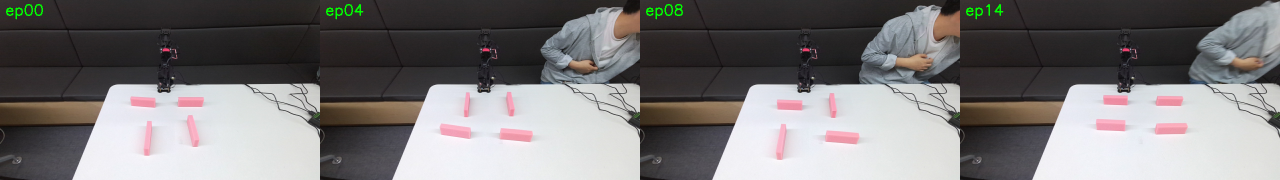
#> input picture claudedocs/gamma_layouts_sample_4.png, 2560 x 360 px (shown at 1/2 size)
$ python -i cyl34_top_view_d370_d369_project_root_import_preflight_visual_resume.py   (imports and definitions only)
#> lines starting #> are read from the running program, lines starting #| are printed output that depends on the picture
#!/usr/bin/env python3
"""D370: resume D369's frozen presentation after proving direct-script import bootstrap.

This is observability-only.  Domain/display inputs are immutable D368 evidence plus the eight
frozen D369 partial artifacts.  No geometry is decoded or generated and no Isaac/PhysX module is
imported.  The sole new variable is the production-command repo-root import preflight.
"""

from __future__ import annotations

import argparse
import colorsys
import hashlib
import importlib.metadata
import io
import json
import os
import re
import shutil
import socket
import subprocess
import sys
import time
import traceback
from pathlib import Path
from typing import Any


REPO = Path(__file__).resolve().parents[1]
HARNESS = Path(__file__).resolve()
BOOTSTRAP_ENV = "D370_REPO_ROOT_BOOTSTRAP"
BOOTSTRAP_MODE = os.environ.get(BOOTSTRAP_ENV, "enabled")


def _normalized_sys_path(entry: str) -> Path:
    return Path(entry or os.getcwd()).resolve()


# [7 lines not run here, left out]

try:
    import roarm_rl.rerun_contract as rerun_contract
    from roarm_rl.rerun_contract import _entity_paths, _is_system_entity, validate_rerun_artifact
except ModuleNotFoundError as exc:
    if BOOTSTRAP_MODE == "disabled" and "import-preflight" in sys.argv:
        print(
            json.dumps(
                {
                    "artifact": "D370_IMPORT_PREFLIGHT_NEGATIVE_V1",
                    "bootstrap_mode": BOOTSTRAP_MODE,
                    "error_type": type(exc).__name__,
                    "error": str(exc),
                    "error_name": exc.name,
                    "repo_root": str(REPO),
                    "repo_root_occurrences": sum(
                        _normalized_sys_path(entry) == REPO for entry in sys.path
                    ),
                    "pass": False,
                },
                sort_keys=True,
            )
        )
        raise SystemExit(86)
    raise


OUT_DIR = REPO / "claudedocs/runtime_logs/grasp_track/g0a_d370"
SOURCE_D368_EVIDENCE = (
    REPO / "claudedocs/runtime_logs/grasp_track/g0a_d368/d368_semantic_allocation_evidence.json"
)
SOURCE_D368_RRD = REPO / "claudedocs/runtime_logs/grasp_track/g0a_d368/d368_semantic_allocation.rrd"
SOURCE_D369_DIR = REPO / "claudedocs/runtime_logs/grasp_track/g0a_d369"
SOURCE_D369_PREREG = SOURCE_D369_DIR / "d369_preregistration.json"
SOURCE_D369_PHASE = SOURCE_D369_DIR / "d369_phase_markers.jsonl"
SOURCE_D369_EXCEPTION = SOURCE_D369_DIR / "d369_runtime_exception.json"
SOURCE_D369_BASE = SOURCE_D369_DIR / "d369_d368_base_bitexact_copy.rrd"
SOURCE_D369_RECORDING = SOURCE_D369_DIR / "d369_d368_recording_only_display_copy.rrd"
SOURCE_D369_OVERLAY = SOURCE_D369_DIR / "d369_static_text_overlay.rrd"
SOURCE_D369_RBL = SOURCE_D369_DIR / "d369_professor_visual_contract.rbl"
SOURCE_D369_PRESENTATION = SOURCE_D369_DIR / "d369_professor_visual_contract.rrd"
RERUN_CONTRACT_HELPER = REPO / "roarm_rl/rerun_contract.py"

PREREG_PATH = OUT_DIR / "d370_preregistration.json"
IMPORT_ATTESTATION_PATH = OUT_DIR / "d370_import_preflight_attestation.json"
PHASE_PATH = OUT_DIR / "d370_phase_markers.jsonl"
PRESENTATION_COPY_PATH = OUT_DIR / "d370_d369_presentation_bitexact.rrd"
RBL_COPY_PATH = OUT_DIR / "d370_d369_blueprint_bitexact.rbl"
INVOCATION_PATH = OUT_DIR / "d370_render_invocation.json"
RECEIPT_PATH = OUT_DIR / "d370_render_receipt.json"
VALIDATION_PATH = OUT_DIR / "d370_rerun_validation.json"
RERUN_PNG_PATH = OUT_DIR / "d370_professor_visual_contract_rerun.png"
BOARD_PNG_PATH = OUT_DIR / "d370_professor_board_1920x1080.png"
AUTOMATED_PATH = OUT_DIR / "d370_automated_summary.json"
REPORT_PATH = OUT_DIR / "d370_automated_report.md"
MANUAL_JSON_PATH = OUT_DIR / "d370_manual_visual_inspection.json"
MANUAL_MD_PATH = OUT_DIR / "d370_manual_visual_inspection.md"
COMPLETION_PATH = OUT_DIR / "d370_completion_summary.json"
EXCEPTION_PATH = OUT_DIR / "d370_runtime_exception.json"

EXPECTED_HEAD = "888b92b4dfdb41e56d94fdffe4c0cb4d6e303297"
PYTHON = Path("/home/cgxr/miniconda3/envs/isaaclab/bin/python")
RERUN_CLI = Path("/home/cgxr/miniconda3/envs/isaaclab/bin/rerun")
EXPECTED_RERUN_VERSION = "0.34.1"
WINDOW_SIZE = "1920x1080"
RENDER_TIMEOUT_SECONDS = 180.0
HOST_RENDER_ENV = "D370_HOST_RENDER_APPROVED"
APP_ID = "roarm_g0a_d368_semantic_allocation"
EXPECTED_BLUEPRINT_ID = "rec_4465cbb5f772481cb927929933b2b35a"

NEW_VARIABLES = ["production_command_repo_root_import_preflight"]
INHERITED_DISPLAY_VARIABLES = [
    "timeline_free_static_metric_overlay",
    "label_suppressed_professor_layout",
]

EXPECTED_SOURCE_MANIFEST = {
    "claudedocs/runtime_logs/grasp_track/g0a_d368/d368_semantic_allocation_evidence.json": {
        "bytes": 953696,
        "sha256": "be2a422b0c74e4781b76a640c5312070b84876b1cb9e661d47e705ccdf789cf5",
    },
    "claudedocs/runtime_logs/grasp_track/g0a_d368/d368_semantic_allocation.rrd": {
        "bytes": 1339534,
        "sha256": "f66a9fe41c625e3460b341eef2bfb0e107fbccdca4bf012c28b77e694efb5af0",
    },
    "claudedocs/runtime_logs/grasp_track/g0a_d369/d369_preregistration.json": {
        "bytes": 73385,
        "sha256": "f991aaeefd88d5066773b573d2a540b8c7d5658ef4252a792d9f422378338642",
    },
    "claudedocs/runtime_logs/grasp_track/g0a_d369/d369_phase_markers.jsonl": {
        "bytes": 860,
        "sha256": "5ddae9f25f33fab446954e197b478af937fd3ded458cdf59aa8526ec01457efa",
    },
    "claudedocs/runtime_logs/grasp_track/g0a_d369/d369_runtime_exception.json": {
        "bytes": 911,
        "sha256": "0b338694f77d34f910764ed99f5be6e61d1a554cd347c53be978d0496e47d1bb",
    },
    "claudedocs/runtime_logs/grasp_track/g0a_d369/d369_d368_base_bitexact_copy.rrd": {
        "bytes": 1339534,
        "sha256": "f66a9fe41c625e3460b341eef2bfb0e107fbccdca4bf012c28b77e694efb5af0",
    },
    "claudedocs/runtime_logs/grasp_track/g0a_d369/d369_d368_recording_only_display_copy.rrd": {
        "bytes": 1237161,
        "sha256": "ce00df2fbb95630e58439e9d7fd13afd56e27d3386581da8c71edac902f2403e",
    },
    "claudedocs/runtime_logs/grasp_track/g0a_d369/d369_static_text_overlay.rrd": {
        "bytes": 9229,
        "sha256": "1df88ad1a0aad052d3ba879e49aa10164cc878a8793fc61a07dea8dda79d9cc2",
    },
    "claudedocs/runtime_logs/grasp_track/g0a_d369/d369_professor_visual_contract.rbl": {
        "bytes": 105470,
        "sha256": "429407b11120167655c059085e8f3f4ef81191d49f4b5728dc20cfdfda45e216",
    },
    "claudedocs/runtime_logs/grasp_track/g0a_d369/d369_professor_visual_contract.rrd": {
        "bytes": 1347605,
        "sha256": "0f394dec88ad1d253d5c4e0996e80a01752b272b3a4e04ff0a0f0de439302aab",
    },
}

SOURCE_PATHS = [
    SOURCE_D368_EVIDENCE,
    SOURCE_D368_RRD,
    SOURCE_D369_PREREG,
    SOURCE_D369_PHASE,
    SOURCE_D369_EXCEPTION,
    SOURCE_D369_BASE,
    SOURCE_D369_RECORDING,
    SOURCE_D369_OVERLAY,
    SOURCE_D369_RBL,
    SOURCE_D369_PRESENTATION,
]

SCOPE_GUARDS = {
    "collider_regeneration_or_recook": 0,
    "isaac_or_kit_or_physx": 0,
    "simulation_app": 0,
    "q5_science_or_target": 0,
    "physics_steps": 0,
    "contact_queries": 0,
    "target_ik_path_changes": 0,
    "usd_or_asset_writes": 0,
    "material_mass_actuator_physics_changes": 0,
    "warp_or_cuda_compute": 0,
    "nvidia_smi": 0,
    "rerun_display_render_allowed": 1,
}

FORBIDDEN_MODULE_PREFIXES = (
    "omni",
    "isaacsim",
    "isaaclab",
    "pxr",
    "warp",
    "torch",
    "trimesh",
    "scipy",
)

ALLOWED_DIRTY_PREFIXES = (
    "START_HERE.md",
    "claudedocs/DECISIONS.md",
    "claudedocs/EXPERIMENT_LEDGER.md",
    "claudedocs/runtime_logs/grasp_track/g0a_d370/",
    "claudedocs/session_20260721_grasp_g0a_d370_",
    "sim_scripts/cyl34_top_view_d370_",
)

EXPECTED_D369_PHASES = [
    "render_started",
    "host_loopback_bind_capability_pass",
    "frozen_evidence_fields_copied",
    "d368_rrd_bitexact_copy_complete",
    "static_text_overlay_and_blueprint_finalized",
    "d368_recording_only_display_copy_finalized",
    "single_presentation_archive_finalized",
]

EXPECTED_PHASE_SEQUENCE = [
    "render_worker_started",
    "production_command_import_attestation_rechecked",
    "frozen_d369_manifest_verified",
    "frozen_d368_authority_verified",
    "active_rrd_rbl_bitexact_copies_written",
    "pre_render_artifact_contract_pass",
    "host_loopback_bind_capability_pass",
    "one_shot_viewer_invocation_recorded",
    "one_shot_viewer_returned",
    "raw_png_automated_gate_pass",
    "professor_board_written",
    "automated_validation_finalized",
    "manual_visual_inspection_contract_pass",
    "completion_gate_pass",
]

MANUAL_CHECK_KEYS = [
    "opened_both_pngs_original_resolution",
    "raw_four_named_spatial_views_nonblank_unclipped",
    "raw_two_text_cards_visible_and_legible",
    "no_unknown_timeline_or_empty_metric_panel",
    "no_in_scene_label_overlap",
    "no_error_toast_or_dialog",
    "raw_colors_match_patch_meaning",
    "board_exact_1920x1080",
    "board_geometry_not_distorted_or_clipped",
    "board_text_no_overlap_clip_or_ellipsis",
    "counts_and_inner_outer_relationship_exact",
    "five_null_g0a_false_core_runtime_scope_zero_visible",
    "d368_authority_and_d369_display_roles_visible",
    "d370_resume_lineage_hash_bound_outside_frozen_board_pixels",
]


def _rel(path: Path) -> str:
    return str(path.relative_to(REPO))


# [32 lines left out: functions _sha, _read_json, _read_jsonl, _write_json_x, not called in this run]


def _write_text_x(path: Path, value: str) -> None:
    with path.open("x", encoding="utf-8") as handle:
        handle.write(value)


def _copy_x(source: Path, destination: Path) -> None:
    with source.open("rb") as input_handle, destination.open("xb") as output_handle:
        shutil.copyfileobj(input_handle, output_handle, length=1024 * 1024)


def _file_record(path: Path) -> dict[str, Any]:
    return {"path": _rel(path), "bytes": path.stat().st_size, "sha256": _sha(path)}


# [60 lines left out: functions _run, _git, _git_status_paths, _dirty_scope_allowed, not called in this run]


def _source_manifest() -> dict[str, Any]:
    return {_rel(path): {"bytes": path.stat().st_size, "sha256": _sha(path)} for path in SOURCE_PATHS}


def _dynamic_manifest() -> dict[str, str]:
    return {_rel(HARNESS): _sha(HARNESS), _rel(RERUN_CONTRACT_HELPER): _sha(RERUN_CONTRACT_HELPER)}


# [74 lines left out: functions _forbidden_modules, _phase, _import_attestation, _parse_single_json, not called in this run]


def _production_preflight_commands() -> tuple[list[str], list[str]]:
    prefix = [str(PYTHON), "-B", str(HARNESS), "--stage"]
    return [*prefix, "import-preflight"], [*prefix, "render"]


# [198 lines left out: functions _run_production_import_preflight, _candidate_import_contract, _negative_controls, _d369_lineage_checks, _strict_index_names, _blueprint_activation_commands and 2 more, not called in this run]


def _spatial_panel_diagnostics(path: Path) -> dict[str, Any]:
#> called with path = '../claudedocs/gamma_layouts_sample_4.png'
    from PIL import Image, ImageStat

    with Image.open(path) as image:
#> image is the input picture: PIL image 2560x360 RGB; mean R, G, B 122, 119.4, 119.8
        rgb = image.convert("RGB")
        width, height = rgb.size
#> width = 2560; height = 360
        top = max(1, int(round(height * 0.022)))
#> top = 8
        left_width = int(round(width * 0.72))
#> left_width = 1843
        middle_x = left_width // 2
#> middle_x = 921
        middle_y = top + (height - top) // 2
#> middle_y = 184
        boxes = {
            "link5_full": (0, top, middle_x, middle_y),
            "link5_zoom": (middle_x, top, left_width, middle_y),
            "moving_full": (0, middle_y, middle_x, height),
            "moving_zoom": (middle_x, middle_y, left_width, height),
        }
        required = {
            "link5_full": ["cyan", "green", "blue"],
            "link5_zoom": ["cyan", "green"],
            "moving_full": ["cyan", "yellow", "purple", "blue"],
            "moving_zoom": ["cyan", "yellow", "purple"],
        }
        rows: dict[str, Any] = {}
        for name, box in boxes.items():
            crop = rgb.crop(box)
            variance = sum(ImageStat.Stat(crop).var) / 3.0
            inner = crop.crop(
                (
                    int(crop.width * 0.04),
                    int(crop.height * 0.07),
                    int(crop.width * 0.96),
                    int(crop.height * 0.96),
                )
            )
            counts = {key: 0 for key in ("cyan", "green", "yellow", "purple", "blue")}
            stride = max(1, min(inner.width, inner.height) // 260)
            for y in range(0, inner.height, stride):
                for x in range(0, inner.width, stride):
                    red, green, blue = inner.getpixel((x, y))
                    hue, saturation, value = colorsys.rgb_to_hsv(
                        red / 255.0, green / 255.0, blue / 255.0
                    )
                    if saturation < 0.45 or value < 0.35:
                        continue
                    if 0.47 <= hue < 0.57:
                        counts["cyan"] += 1
                    if 0.25 <= hue < 0.44:
                        counts["green"] += 1
                    if 0.10 <= hue < 0.20:
                        counts["yellow"] += 1
                    if 0.72 <= hue < 0.90:
                        counts["purple"] += 1
                    if 0.57 <= hue < 0.72:
                        counts["blue"] += 1
            color_checks = {color: counts[color] >= 25 for color in required[name]}
            rows[name] = {
                "box": list(box),
                "mean_channel_variance": variance,
                "nonblank": variance > 20.0,
                "semantic_color_sample_stride": stride,
                "semantic_color_pixels": counts,
                "required_semantic_colors": required[name],
                "semantic_color_checks": color_checks,
                "semantic_content_signature_pass": all(color_checks.values()),
            }
#> this loop made 4 passes
#> variance on passes 1 to 4: 1464.2, 3262.9, 6836.1, 4574
#> pass 1, in _spatial_panel_diagnostics, `crop = rgb.crop(box)`:
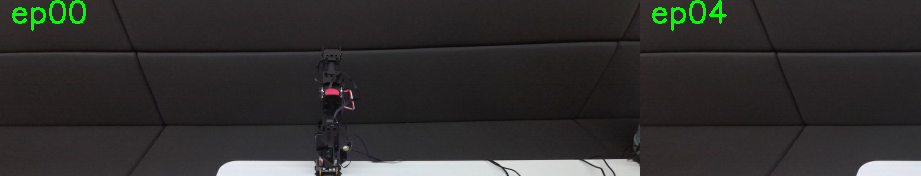
#> crop: PIL image 921x176 RGB; mean R, G, B 48.2, 47.3, 46
#> pass 1, in _spatial_panel_diagnostics, `inner = crop.crop( ( int(crop.width * 0.04), int(crop.height * 0.07), ..`:
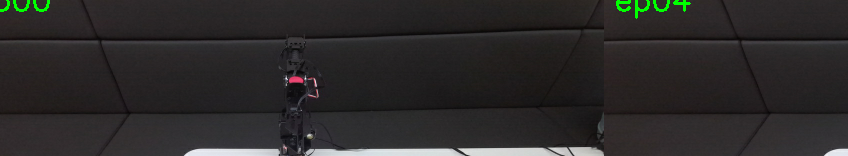
#> inner: PIL image 848x156 RGB; mean R, G, B 44.1, 42.3, 41.8
#> pass 2, in _spatial_panel_diagnostics, `crop = rgb.crop(box)`:
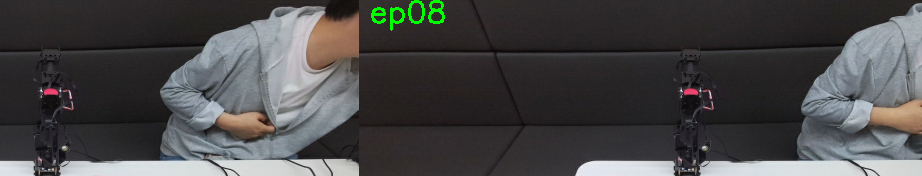
#> crop: PIL image 922x176 RGB; mean R, G, B 72.4, 72.1, 72.4
#> pass 2, in _spatial_panel_diagnostics, `inner = crop.crop( ( int(crop.width * 0.04), int(crop.height * 0.07), ..`:
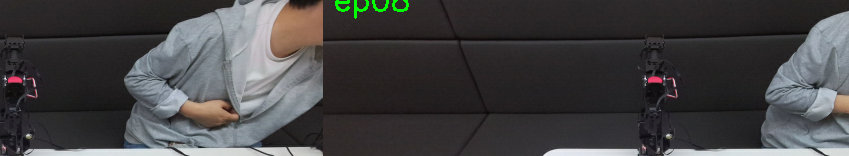
#> inner: PIL image 849x156 RGB; mean R, G, B 67.7, 66.9, 67.7
#> after the loop:
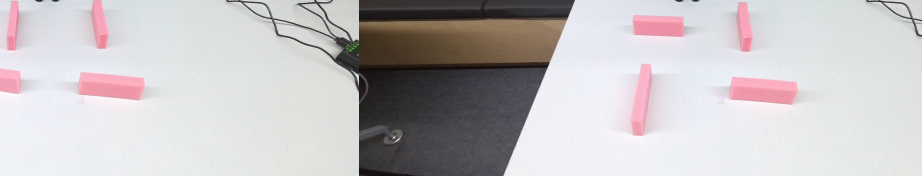
#> crop: PIL image 922x176 RGB; mean R, G, B 197.3, 193.2, 195
#> after the loop, rows = 4 items
        dimensions = [width, height]
#> dimensions = [2560, 360]
        return {
            "image_dimensions": dimensions,
            "allowed_dimensions": [[1920, 1080], [3840, 2160], [4800, 2800]],
            "dimensions_allowed": dimensions in ([1920, 1080], [3840, 2160], [4800, 2800]),
            "panels": rows,
            "all_four_nonblank": all(row["nonblank"] for row in rows.values()),
            "all_four_semantic_content_signatures_pass": all(
                row["semantic_content_signature_pass"] for row in rows.values()
            ),
        }


# [749 lines left out: functions _font_manifest, _frozen_board_plan_contract, _draw_professor_board, _pre_render_rerun_contract, _prepare, _render, not called in this run]


def _record_matches(record: Any, path: Path) -> bool:
    return isinstance(record, dict) and record == _file_record(path)


# [188 lines left out: functions _finalize, _import_preflight, main, not called in this run]


# [2 lines not run here, left out]

>>> result = _spatial_panel_diagnostics('../claudedocs/gamma_layouts_sample_4.png')
#> result = 6 items

$ run again, on claudedocs/gamma_home_pose_check_20260505_165409.png
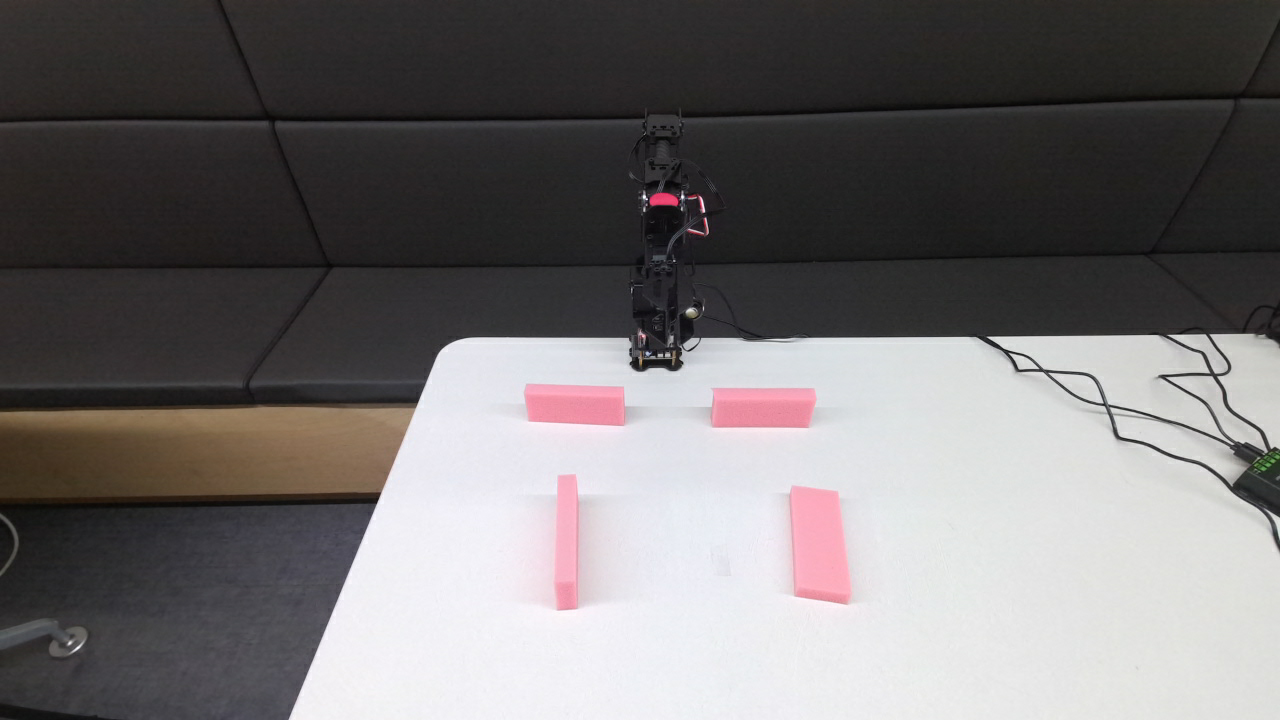
#> input picture claudedocs/gamma_home_pose_check_20260505_165409.png, 1280 x 720 px
#> in _spatial_panel_diagnostics, image is the input picture: PIL image 1280x720 RGB; mean R, G, B 115.4, 112, 112.6
#> the loop in _spatial_panel_diagnostics, `for name, box in boxes.items():` made 4 passes
#> variance on passes 1 to 4: 190.7, 2388.9, 5789.2, 339.2
#> pass 1, in _spatial_panel_diagnostics, `crop = rgb.crop(box)`:
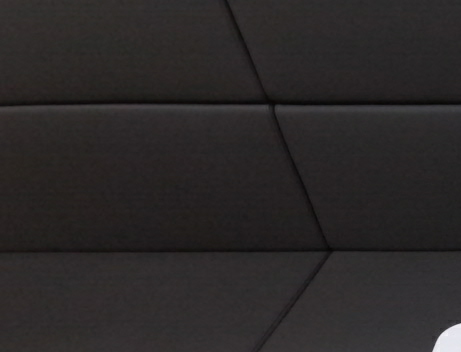
#> crop: PIL image 461x352 RGB; mean R, G, B 43.3, 40.3, 40.5
#> after the loop in _spatial_panel_diagnostics, `for name, box in boxes.items():`:
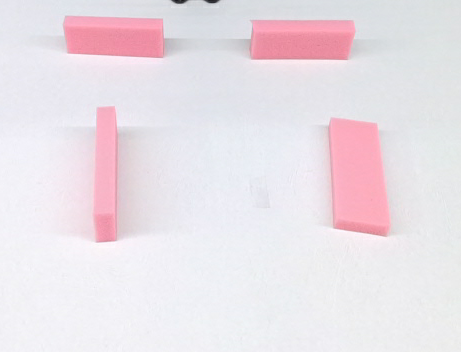
#> crop: PIL image 461x352 RGB; mean R, G, B 234.8, 225.5, 231.9
#> after the loop in _spatial_panel_diagnostics, `for name, box in boxes.items():`: rows = 4 items
#> result = 6 items

$ run again, on claudedocs/gamma_home_pose_check_20260505_165409_vs_sim.png
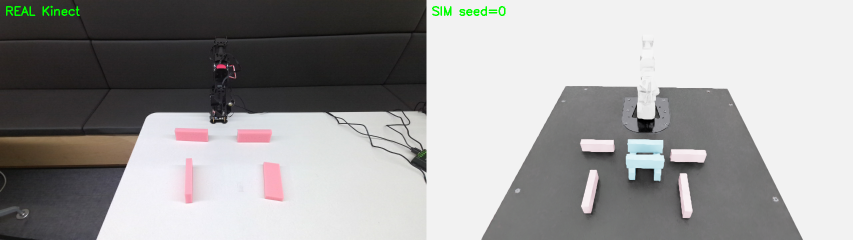
#> input picture claudedocs/gamma_home_pose_check_20260505_165409_vs_sim.png, 1706 x 480 px (shown at 1/2 size)
#> in _spatial_panel_diagnostics, image is the input picture: PIL image 1706x480 RGB; mean R, G, B 157.1, 156.1, 155.9
#> the loop in _spatial_panel_diagnostics, `for name, box in boxes.items():` made 4 passes
#> variance on passes 1 to 4: 1418.6, 9425.2, 7048.5, 3260.9
#> pass 1, in _spatial_panel_diagnostics, `crop = rgb.crop(box)`:
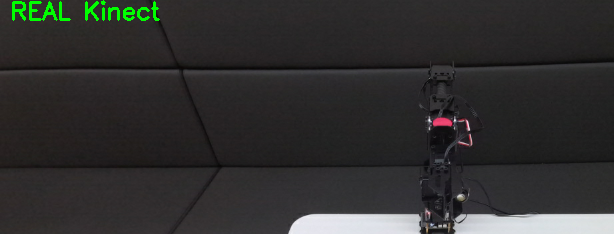
#> crop: PIL image 614x234 RGB; mean R, G, B 48.2, 48.1, 47
#> after the loop in _spatial_panel_diagnostics, `for name, box in boxes.items():`:
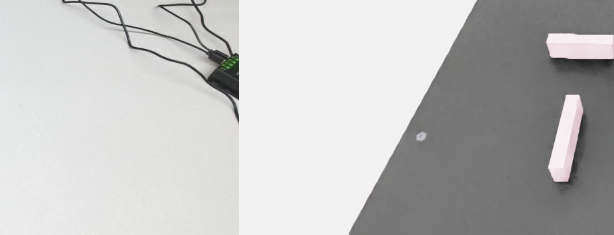
#> crop: PIL image 614x235 RGB; mean R, G, B 193, 193.1, 192.4
#> after the loop in _spatial_panel_diagnostics, `for name, box in boxes.items():`: rows = 4 items
#> result = 6 items
